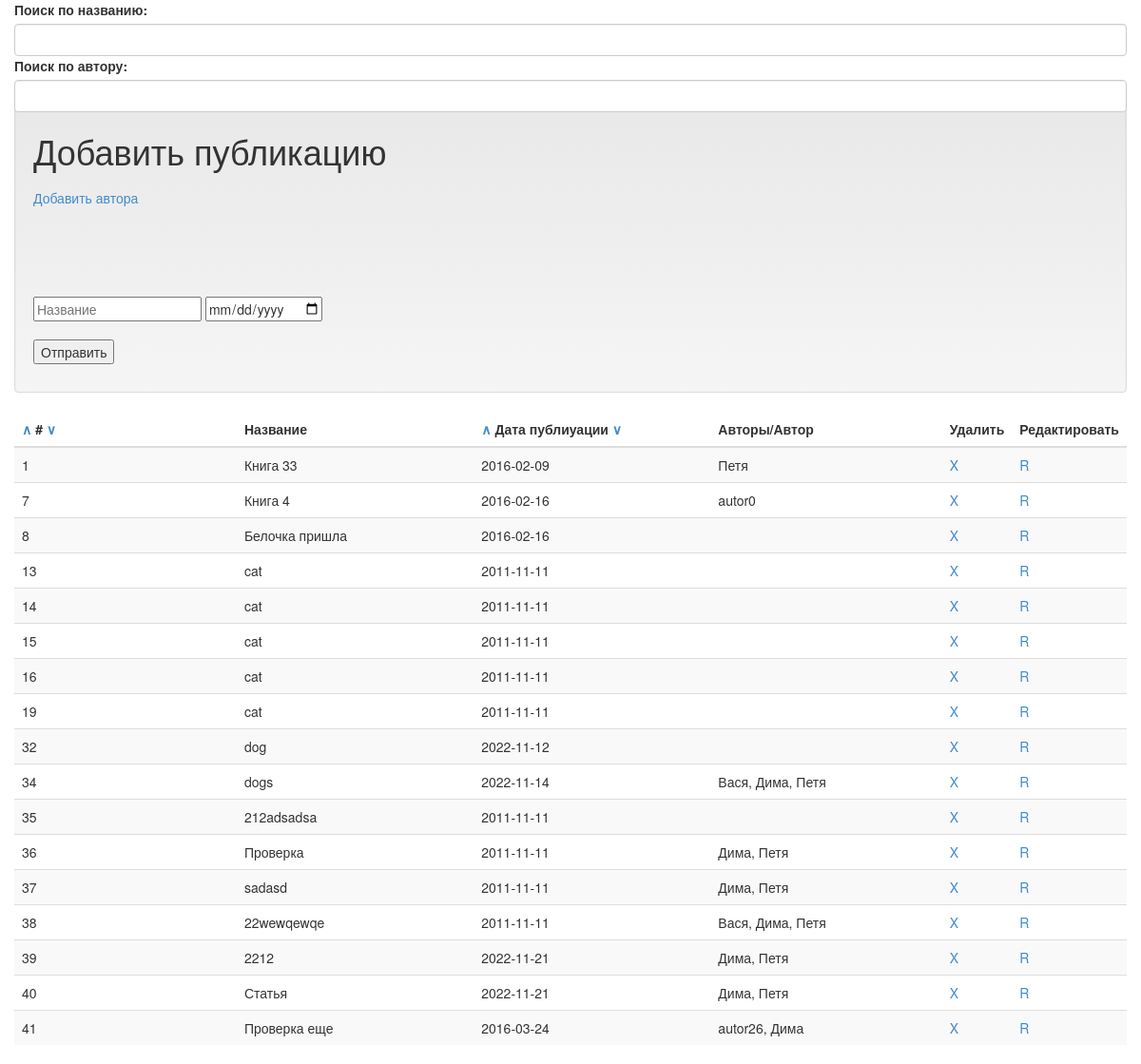
The page / on the database its author committed.
### tables this page shows
CREATE TABLE IF NOT EXISTS `article` (
  `id` bigint(20) NOT NULL AUTO_INCREMENT,
  `name` varchar(100) NOT NULL,
  `date` date NOT NULL,
  PRIMARY KEY (`id`),
  UNIQUE KEY `id_2` (`id`),
  KEY `id` (`id`)
);

### app/View.php (called while the page is built, shortened)
<?php
  class View {
   public function render($name) {
    require 'views/'.$name.'.php';
   }
  }
?>

### controllers/index.php (called while the page is built, shortened)
<?php
  class Index extends Base {
     public function __construct()
	 {
    $page = (empty($params['page'])) ? 0 : $params['page'];
	$sort= [(empty($params['by']) ? 'id' : $params['by']),(empty($params['vector']) ? 'asc' : $params['vector'])];
	require 'models/article.php';
	$article = new article();
    $this->view->articles=$article->get($page, $sort);
    $this->view->render('index/index');
    }
  }
?>

### index.php (called while the page is built, shortened)
<?php
  require 'app/router.php';
  require 'app/database.php';
  require 'app/model.php';
  require 'app/View.php';
  $app = new router();
?>

### app/database.php (called while the page is built, shortened)
<?php
class DB_Class
{
    protected $db;
    function __construct(PDO $db = null){
        $dsn ='mysql:host=localhost;dbname=articles';
        $this->db = $db;
    try{
        if($this->db === null)
        {
            $this->db = new PDO($dsn, 'root', '');
        }
      } catch(PDOException $e){
        echo $e->getMessage();
      }
    }
	 public function query($query)
	 {
		  try{
          $query = $this->db->prepare($query);
          $query->execute();
          return   $query->fetchAll();
        } catch(PDOException $e){
          echo  $e->getMessage();
        }
	 }
	function __destruct(){
      $this->db = null;
    }
}
?>

### models/article.php (called while the page is built, shortened)
<?php
  class article extends Model {
    public function get($page=0,$order) {
	 $query='SELECT f.*, GROUP_CONCAT(a.name ORDER BY a.name SEPARATOR ", ") autors,GROUP_CONCAT(a.id_autor ORDER BY a.id_autor SEPARATOR ", ") id_s
     FROM article f
     LEFT JOIN temp fm ON f.id  = fm.id_article
     LEFT JOIN autor a ON fm.id_autor = a.id_autor';
     if($order!=null) { $query=$query." GROUP BY f.id order by f.".$order[0]."  ".$order[1]; }
     else $query=$query.' GROUP BY f.id
     LIMIT  '.$page.'  ,10';
	return $this->database->query($query);
   }
  }
?>

### app/model.php (called while the page is built)
<?php
  class Model {
   public function __construct() {
    $this->database = new DB_Class();
   }
  }
?>

### views/index/index.php (the view, shortened to what this page needs)
<?php require 'views/header.php'; ?>
<div class="row">
<div class="form-group">
  <label for="name">Поиск по названию:</label>
<input type="text" name="name" id="name" onchange=load('name'); class=" col-md-2 form-control"/>
</div>
<div class="form-group">
 <label for="autor">Поиск по автору:</label>
<input type="text" name="autor" id="autor"  onchange=load('autor'); class=" col-md-2 form-control "/>
</div>
</div>
<div class="row" id="center">
<table class="table table-striped">
 <thead>
      <tr>
        <th><a href="/api/get?by=id&vector=asc">&and;</a>
		#
		 <a href="/api/get?by=id&vector=desc">&or;</a>
		</th>
        <th>Название</th>
        <th><a href="/api/get?by=date&vector=asc">&and;</a>
		 Дата публиуации
		 <a href="/api/get?by=date&vector=desc">&or;</a>
		</th>
        <th>Авторы/Автор</th>
		<th>Удалить</th>
		<th>Редактировать</th>
      </tr>
    </thead>
	<div class="well">
	 <form action="/api/add" id="form" method="get">
	 <h1>Добавить публикацию</h1>
	<p> <a onclick="load_autors()" style="cursor:pointer">Добавить автора</a></p>
   <p></p>
    <input type="text"  name="name" required placeholder="Название"/>
    <input type="date" name="date" required placeholder="Дата"/>
   <p><input type="submit" value="Отправить"></p>
  </form>
	</div>
<?php foreach($this->articles as $article) {
        echo ' <tr id="tr'.$article['id'].'">
                          <td class="col-sm-3">'.$article['id'].'</td>
                          <td class="col-sm-3">'.$article['name'].'</td>
                          <td class="col-sm-3">'.$article['date'].'</td>
						  <td class="col-sm-3">'.$article['autors'].'</td>
					      <td class="col-sm-3"><a onclick="del('.$article['id'].')">X</a></td>
						  <td class="col-sm-3"><a href="/api/redact/'.$article['id'].'">R</a></td>
        </tr>';
}  ?>
</table>
</div>
<?php require 'views/footer.php'; ?>

### app/router.php (shortened to what this page needs)
<?php
  class router{
   public function __construct() {
    $url = isset($_GET['url']) ? $_GET['url'] : null;
    $url = rtrim($url, '/');
    $url = explode('/', $url);
	 if(empty($url[0])) {
     require 'controllers/index.php';
     $controller = new Index();
    return false;
   }
   }
  }
?>

### views/header.php (shortened to what this page needs)
<!doctype html>
<html lang="en">
<head>
        <link rel="stylesheet" type="text/css" href=" /views/css/bootstrap.css" />
		    <link rel="stylesheet" type="text/css" href="/views/css/base.css" />
	    <link rel="stylesheet" type="text/css" href=" /views/css/bootstrap-theme.min.css" />
</head>
<body>
<div class="container">

### views/footer.php (shortened to what this page needs)
</div>
</body>
</html>

### views/css/base.css (style rules this page uses)
a { cursor:pointer; }
p { margin: 19px 0 10px; }

### rows shown on the page
article: id "1", name "Книга 33", date "2016-02-09", autors "Петя"
article: id "7", name "Книга 4", date "2016-02-16", autors "autor0"
article: id "8", name "Белочка пришла", date "2016-02-16"
article: id "13", name "cat", date "2011-11-11"
article: id "14", name "cat", date "2011-11-11"
article: id "15", name "cat", date "2011-11-11"
article: id "16", name "cat", date "2011-11-11"
article: id "19", name "cat", date "2011-11-11"
article: id "32", name "dog", date "2022-11-12"
article: id "34", name "dogs", date "2022-11-14", autors "Вася, Дима, Петя"
article: id "35", name "212adsadsa", date "2011-11-11"
article: id "36", name "Проверка", date "2011-11-11", autors "Дима, Петя"
article: id "37", name "sadasd", date "2011-11-11", autors "Дима, Петя"
article: id "38", name "22wewqewqe", date "2011-11-11", autors "Вася, Дима, Петя"
article: id "39", name "2212", date "2022-11-21", autors "Дима, Петя"
article: id "40", name "Статья", date "2022-11-21", autors "Дима, Петя"
article: id "41", name "Проверка еще", date "2016-03-24", autors "autor26, Дима"
